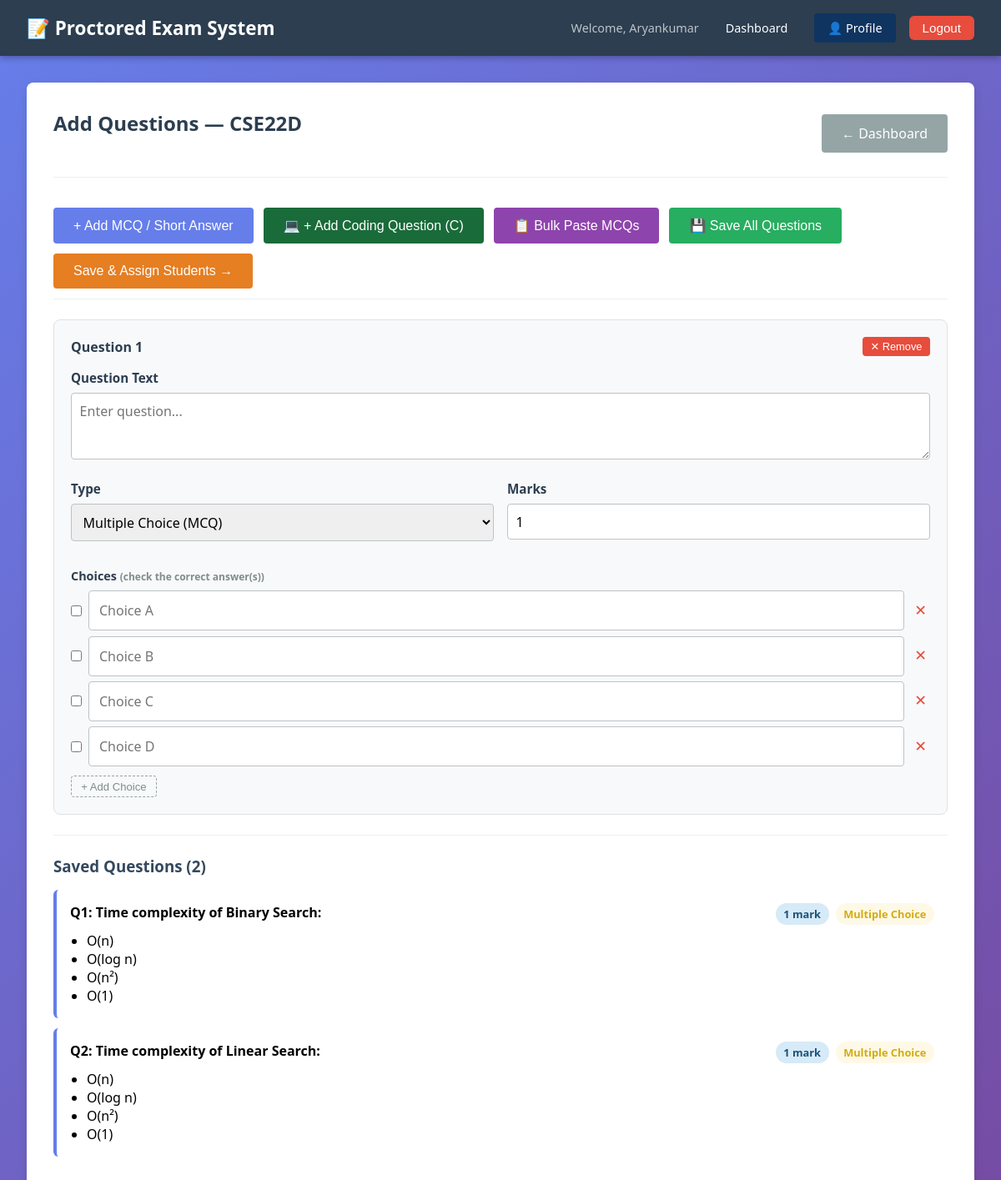
The app's page /teacher/exam/6/questions/ (signed in) with its own data.
### Examapp/models.py (models this page shows, shortened)
class Exam(models.Model):
    teacher = models.ForeignKey(User, on_delete=models.CASCADE, related_name='created_exams')
    title = models.CharField(max_length=200)
    description = models.TextField(blank=True)
    duration_minutes = models.IntegerField()
    start_time = models.DateTimeField()
    end_time = models.DateTimeField()
    total_marks = models.IntegerField(default=100)
    passing_marks = models.IntegerField(default=40)
    created_at = models.DateTimeField(auto_now_add=True)
    updated_at = models.DateTimeField(auto_now=True)
    is_published = models.BooleanField(default=False)
    class Meta:
        ordering = ['-created_at']

class Question(models.Model):
    QUESTION_TYPES = (
        ('mcq', 'Multiple Choice'),
        ('true_false', 'True/False'),
        ('short_answer', 'Short Answer'),
        ('coding', 'Coding (C)'),
    )
    exam = models.ForeignKey(Exam, on_delete=models.CASCADE, related_name='questions')
    question_text = models.TextField()
    question_type = models.CharField(max_length=20, choices=QUESTION_TYPES)
    marks = models.IntegerField(default=1)
    order = models.IntegerField()
    class Meta:
        ordering = ['exam', 'order']

class Choice(models.Model):
    question = models.ForeignKey(Question, on_delete=models.CASCADE, related_name='choices')
    choice_text = models.CharField(max_length=500)
    is_correct = models.BooleanField(default=False)
    order = models.IntegerField()
    class Meta:
        ordering = ['question', 'order']

### Examapp/views.py (the view, shortened to what this page needs)
# urls.py: path('teacher/exam/<int:exam_id>/questions/', views.add_questions, name='add_questions'),
@login_required(login_url='login')
def add_questions(request, exam_id):
    exam = get_object_or_404(Exam, id=exam_id, teacher=request.user)
    questions = exam.questions.all().prefetch_related('choices')
    return render(request, 'teacher/add_questions.html', {
        'exam': exam,
        'questions': questions,
    })

### Examapp/templates/teacher/add_questions.html (shortened to what this page needs)
{% extends 'base.html' %}
{% block content %}
<div class="card">
    <div style="display:flex; justify-content:space-between; align-items:center; flex-wrap:wrap; gap:1rem; margin-bottom:0.5rem;">
        <h2>Add Questions — {{ exam.title }}</h2>
        <a href="{% url 'teacher_dashboard' %}" class="btn btn-secondary">← Dashboard</a>
    </div>
    <hr>
    <form method="post" id="bulk-form">
        <div class="sticky-bar">
            <button type="button" onclick="addQuestion()" class="btn" style="background:#667eea;">+ Add MCQ / Short Answer</button>
            <button type="button" onclick="addCodingQuestion()" class="btn" style="background:#1a6b3a;">&#128187; + Add Coding Question (C)</button>
            <button type="button" onclick="openBulkModal()" class="btn" style="background:#8e44ad;">📋 Bulk Paste MCQs</button>
            <button type="submit" name="action" value="save_more" class="btn btn-success">💾 Save All Questions</button>
            <button type="submit" name="action" value="save_assign" class="btn" style="background:#e67e22;">Save &amp; Assign Students →</button>
        </div>
        <div id="questions-container"></div>
        <div id="empty-hint" style="text-align:center; padding:2rem; color:#95a5a6; border:2px dashed #dee2e6; border-radius:8px;">
        </div>
    </form>
    <hr>
    <h3 style="margin-bottom:1rem;">Saved Questions ({{ questions|length }})</h3>
    {% if questions %}
        {% for q in questions %}
        <div class="existing-q">
            <div style="display:flex; justify-content:space-between; align-items:flex-start; gap:1rem; flex-wrap:wrap;">
                <strong>Q{{ forloop.counter }}: {{ q.question_text }}</strong>
                <div style="display:flex; gap:0.5rem; align-items:center; white-space:nowrap;">
                    <span class="badge badge-info">{{ q.marks }} mark{% if q.marks != 1 %}s{% endif %}</span>
                    <span class="badge badge-warning">{{ q.get_question_type_display }}</span>
                </div>
            </div>
            {% if q.choices.exists %}
            <ul style="margin-top:0.5rem; padding-left:1.25rem;">
                {% for c in q.choices.all %}
                <li style="{% if c.is_correct %}color:#27ae60; font-weight:600;{% endif %}">
                    {{ c.choice_text }}{% if c.is_correct %} ✓{% endif %}
                </li>
                {% endfor %}
            </ul>
            {% endif %}
        </div>
        {% endfor %}
    {% else %}
        <p style="color:#7f8c8d;">No questions saved yet.</p>
    {% endif %}
</div>
{% endblock %}

### Examapp/templates/base.html (shortened to what this page needs)
<!DOCTYPE html>
<html lang="en">
<head>
    {% load static %}
</head>
<body>
    <nav>
        <h1>📝 Proctored Exam System</h1>
        <div class="nav-links">
            {% if user.is_authenticated %}
                <span>Welcome, {{ user.username }}</span>
                <a href="{% url 'dashboard' %}">Dashboard</a>
                <a href="{% url 'profile' %}" style="background:#0f3460;">👤 Profile</a>
                <form method="post" action="{% url 'logout' %}" style="display:inline; margin:0;">
                    <button type="submit" style="background:#e74c3c; color:#fff; border:none; padding:0.4rem 1rem; border-radius:6px; cursor:pointer; font-size:0.95rem;">Logout</button>
                </form>
            {% else %}
                <a href="{% url 'login' %}">Login</a>
                <a href="{% url 'signup' %}" style="background:#27ae60;">Sign Up</a>
            {% endif %}
        </div>
    </nav>
    <div class="container">
        {% block content %}{% endblock %}
    </div>
</body>
</html>

### Examapp/templates/base.html (style rules this page uses)
* { margin: 0; padding: 0; box-sizing: border-box; }
body { font-family: 'Segoe UI', Tahoma, Geneva, Verdana, sans-serif; background: linear-gradient(135deg, #667eea 0%, #764ba2 100%); min-height: 100vh; display: flex; flex-direction: column; }
nav { background-color: #2c3e50; color: white; padding: 1rem 2rem; display: flex; justify-content: space-between; align-items: center; box-shadow: 0 2px 8px rgba(0,0,0,0.3); }
nav h1 { font-size: 1.4rem; }
nav .nav-links { display: flex; gap: 1rem; align-items: center; }
nav .nav-links span { color: #bdc3c7; font-size: 0.9rem; }
nav a { color: white; text-decoration: none; padding: 0.5rem 1rem; border-radius: 4px; transition: background 0.3s; font-size: 0.9rem; }
.container { flex: 1; padding: 2rem; max-width: 1200px; margin: 0 auto; width: 100%; }
.card { background: white; border-radius: 8px; padding: 2rem; box-shadow: 0 4px 12px rgba(0,0,0,0.1); margin-bottom: 1rem; }
.card h2 { color: #2c3e50; margin-bottom: 1.5rem; }
.card h3 { color: #34495e; margin-bottom: 1rem; }
.btn { display: inline-block; padding: 0.75rem 1.5rem; background-color: #667eea; color: white; text-decoration: none; border-radius: 4px; border: none; cursor: pointer; transition: background 0.3s; font-size: 1rem; }
.btn-secondary { background-color: #95a5a6; }
.btn-success { background-color: #27ae60; }
.badge { display: inline-block; padding: 0.25rem 0.6rem; border-radius: 20px; font-size: 0.8rem; font-weight: 600; }
.badge-warning { background: #fef9e7; color: #d4ac0d; }
.badge-info { background: #d6eaf8; color: #1a5276; }
hr { border: none; border-top: 1px solid #ecf0f1; margin: 1.5rem 0; }

### Examapp/templates/teacher/add_questions.html (style rules this page uses)
.existing-q { background:#fff; border-radius:6px; padding:1rem; margin-bottom:0.75rem; border-left:4px solid #667eea; }
.sticky-bar { position:sticky; top:0; z-index:10; background:white; border-bottom:1px solid #ecf0f1; padding:0.75rem 0; margin-bottom:1.5rem; display:flex; gap:0.75rem; flex-wrap:wrap; }

### records on screen
Exam: title "CSE22D"
Question: question_text "Time complexity of Binary Search:", marks "1", question_type "Multiple Choice"
Choice: choice_text "O(n)"
Choice: choice_text "O(log n)"
Choice: choice_text "O(n²)"
Choice: choice_text "O(1)"
Question: question_text "Time complexity of Linear Search:", marks "1", question_type "Multiple Choice"
Choice: choice_text "O(n)"
Choice: choice_text "O(log n)"
Choice: choice_text "O(n²)"
Choice: choice_text "O(1)"

### other values on screen
{{ user.username }} "Aryankumar"
{{ questions|length }} "2"
